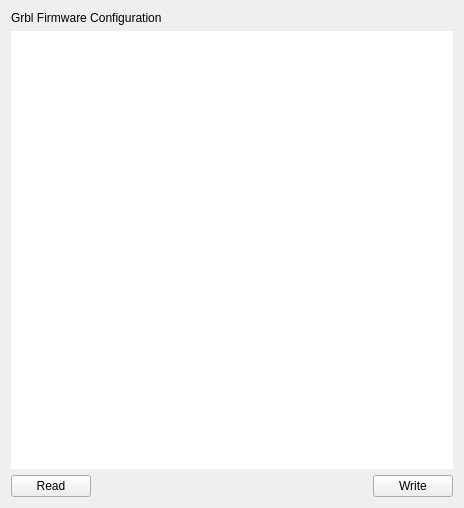
<?xml version="1.0" encoding="UTF-8"?>
<ui version="4.0">
 <class>GrblConfigurationForm</class>
 <widget class="QWidget" name="GrblConfigurationForm">
  <property name="geometry">
   <rect>
    <x>0</x>
    <y>0</y>
    <width>464</width>
    <height>508</height>
   </rect>
  </property>
  <property name="sizePolicy">
   <sizepolicy hsizetype="Expanding" vsizetype="Expanding">
    <horstretch>0</horstretch>
    <verstretch>0</verstretch>
   </sizepolicy>
  </property>
  <property name="windowTitle">
   <string>Grbl Configuration</string>
  </property>
  <layout class="QVBoxLayout" name="verticalLayout">
   <item>
    <widget class="QLabel" name="label">
     <property name="text">
      <string>Grbl Firmware Configuration</string>
     </property>
    </widget>
   </item>
   <item>
    <widget class="QTableView" name="tableView">
     <property name="frameShape">
      <enum>QFrame::NoFrame</enum>
     </property>
     <property name="frameShadow">
      <enum>QFrame::Plain</enum>
     </property>
     <property name="alternatingRowColors">
      <bool>true</bool>
     </property>
     <property name="selectionMode">
      <enum>QAbstractItemView::SingleSelection</enum>
     </property>
     <attribute name="verticalHeaderVisible">
      <bool>false</bool>
     </attribute>
    </widget>
   </item>
   <item>
    <layout class="QHBoxLayout" name="horizontalLayout">
     <item>
      <widget class="QPushButton" name="readButton">
       <property name="text">
        <string>Read</string>
       </property>
      </widget>
     </item>
     <item>
      <spacer name="horizontalSpacer">
       <property name="orientation">
        <enum>Qt::Horizontal</enum>
       </property>
       <property name="sizeHint" stdset="0">
        <size>
         <width>40</width>
         <height>20</height>
        </size>
       </property>
      </spacer>
     </item>
     <item>
      <widget class="QPushButton" name="writeButton">
       <property name="text">
        <string>Write</string>
       </property>
      </widget>
     </item>
    </layout>
   </item>
  </layout>
 </widget>
 <resources/>
 <connections/>
</ui>
